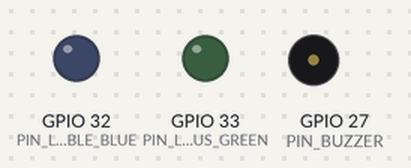
A program run on a simulated ESP32. Shown: output pins drawn as LEDs (lit = HIGH), buzzer (waves = sounding, pin HIGH). What the program prints to the serial monitor is not drawn.

Above: at 2.0 s.
At 6.57 s:
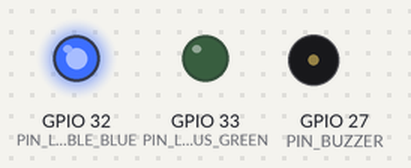
Timing chart, 0 to 7.4 s (numbered marks = the images above):
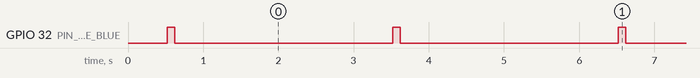

Measured:
- by itself, GPIO 32 (PIN_LED_BLE_BLUE): alternates HIGH for 0.10 s and LOW for 2.9 s

The program:

main.cpp
```cpp
#include <Arduino.h>
#include "pin_config.h"
#include "protocol_v1.h"

/**
 * =====================================================================
 * Smart Rider HMI - ESP32 Handlebar Remote Firmware (M1 Scaffold)
 * =====================================================================
 * This file establishes the entry point, pin configuration, and hardware
 * self-test diagnostics for the physical remote. Full BLE GATT server
 * and debounced state machine logic are scheduled for M2.
 */

void setupPins() {
    // Configure all 7 button inputs with internal pull-ups
    pinMode(PIN_BTN_ANSWER_CALL, INPUT_PULLUP);
    pinMode(PIN_BTN_REJECT_END_CALL, INPUT_PULLUP);
    pinMode(PIN_BTN_PLAY_PAUSE, INPUT_PULLUP);
    pinMode(PIN_BTN_NEXT_TRACK, INPUT_PULLUP);
    pinMode(PIN_BTN_PREV_TRACK, INPUT_PULLUP);
    pinMode(PIN_BTN_QUICK_NAV, INPUT_PULLUP);
    pinMode(PIN_BTN_VOICE_ASSISTANT, INPUT_PULLUP);

    // Configure status LEDs and buzzer
    pinMode(PIN_LED_BLE_BLUE, OUTPUT);
    pinMode(PIN_LED_STATUS_GREEN, OUTPUT);
    pinMode(PIN_BUZZER, OUTPUT);

    digitalWrite(PIN_LED_BLE_BLUE, LOW);
    digitalWrite(PIN_LED_STATUS_GREEN, LOW);
    digitalWrite(PIN_BUZZER, LOW);
}

void setup() {
    Serial.begin(115200);
    delay(500);

    Serial.println("==========================================");
    Serial.println("  Smart Rider HMI - ESP32 Remote (M1)");
    Serial.println("  Firmware Version: 1.0.0-M1");
    Serial.println("==========================================");

    setupPins();
    Serial.println("[HW] GPIO pins initialized with INPUT_PULLUP.");
    Serial.println("[HW] Status LEDs and Buzzer configured.");
    Serial.println("[INFO] Ready for M2: Debounced state machine & BLE server.");
}

void loop() {
    // Scaffold heartbeat blink while awaiting M2 implementation
    digitalWrite(PIN_LED_BLE_BLUE, HIGH);
    delay(100);
    digitalWrite(PIN_LED_BLE_BLUE, LOW);
    delay(2900);
}
```

protocol_v1.h
```cpp
#ifndef PROTOCOL_V1_H
#define PROTOCOL_V1_H

#include <stdint.h>
#include <stdbool.h>
#include <stddef.h>

/**
 * =====================================================================
 * Smart Rider HMI - Binary BLE Protocol V1 Specification Header
 * =====================================================================
 */

#define PROTOCOL_MAGIC_BYTE      0xA5
#define PROTOCOL_VERSION_1       0x01
#define PROTOCOL_MAX_PAYLOAD_LEN 14
#define PROTOCOL_HEADER_LEN      5
#define PROTOCOL_CHECKSUM_LEN    1
#define PROTOCOL_MAX_PACKET_LEN  (PROTOCOL_HEADER_LEN + PROTOCOL_MAX_PAYLOAD_LEN + PROTOCOL_CHECKSUM_LEN)

// --- GATT UUID Definitions ---
#define SERVICE_UUID_SMART_RIDER "4fafc201-1fb5-459e-8fcc-c5c9c331914b"
#define CHAR_UUID_COMMAND_TX     "beb5483e-36e1-4688-b7f5-ea07361b26a8"
#define CHAR_UUID_CONTROL_RX     "d9c05e32-8404-44df-90a4-3e9a01f4c78a"
#define CHAR_UUID_DEVICE_INFO    "e8a2a510-7521-4f76-a0bf-0e86b241416e"

// --- Protocol Opcodes: Remote -> Android (TX) ---
#define OPCODE_CMD_ANSWER_CALL       0x01
#define OPCODE_CMD_REJECT_END_CALL   0x02
#define OPCODE_CMD_PLAY_PAUSE        0x03
#define OPCODE_CMD_NEXT_TRACK        0x04
#define OPCODE_CMD_PREV_TRACK        0x05
#define OPCODE_CMD_OPEN_SAVED_NAV    0x06
#define OPCODE_CMD_ACTIVATE_VOICE    0x07
#define OPCODE_CMD_HEARTBEAT         0x10

// --- Protocol Opcodes: Android -> Remote (RX) ---
#define OPCODE_CMD_ACK               0x80
#define OPCODE_CMD_NACK              0x81
#define OPCODE_CMD_PHONE_STATE_SYNC  0x82
#define OPCODE_CMD_BUZZER_ALERT      0x83

// --- Status Codes for ACK/NACK ---
#define STATUS_OK                    0x00
#define STATUS_ERR_UNKNOWN_OPCODE    0x01
#define STATUS_ERR_CRC_MISMATCH      0x02
#define STATUS_ERR_DUPLICATE_IGNORED 0x03
#define STATUS_ERR_ACTION_FAILED     0x04

// --- Structured Packet Representation ---
typedef struct {
    uint8_t magic;
    uint8_t version;
    uint8_t seq_num;
    uint8_t opcode;
    uint8_t payload_len;
    uint8_t payload[PROTOCOL_MAX_PAYLOAD_LEN];
    uint8_t crc8;
} __attribute__((packed)) protocol_packet_t;

/**
 * Computes CRC-8-CCITT checksum over the given data buffer.
 * Polynomial: 0x07 (x^8 + x^2 + x^1 + 1), Init: 0x00
 */
static inline uint8_t protocol_crc8(const uint8_t *data, size_t length) {
    uint8_t crc = 0x00;
    for (size_t i = 0; i < length; i++) {
        crc ^= data[i];
        for (uint8_t bit = 0; bit < 8; bit++) {
            if (crc & 0x80) {
                crc = (uint8_t)((crc << 1) ^ 0x07);
            } else {
                crc = (uint8_t)(crc << 1);
            }
        }
    }
    return crc;
}

/**
 * Serializes a packet into a byte buffer for BLE transmission.
 * Returns total serialized bytes written, or 0 on error.
 */
static inline size_t protocol_serialize(const protocol_packet_t *pkt, uint8_t *out_buffer, size_t max_out_len) {
    if (!pkt || !out_buffer || pkt->payload_len > PROTOCOL_MAX_PAYLOAD_LEN) {
        return 0;
    }
    size_t total_len = PROTOCOL_HEADER_LEN + pkt->payload_len + PROTOCOL_CHECKSUM_LEN;
    if (max_out_len < total_len) {
        return 0;
    }

    out_buffer[0] = PROTOCOL_MAGIC_BYTE;
    out_buffer[1] = PROTOCOL_VERSION_1;
    out_buffer[2] = pkt->seq_num;
    out_buffer[3] = pkt->opcode;
    out_buffer[4] = pkt->payload_len;

    for (uint8_t i = 0; i < pkt->payload_len; i++) {
        out_buffer[PROTOCOL_HEADER_LEN + i] = pkt->payload[i];
    }

    uint8_t computed_crc = protocol_crc8(out_buffer, PROTOCOL_HEADER_LEN + pkt->payload_len);
    out_buffer[PROTOCOL_HEADER_LEN + pkt->payload_len] = computed_crc;

    return total_len;
}

/**
 * Deserializes an incoming byte buffer into a packet struct.
 * Returns true if valid header, length, and CRC-8 match.
 */
static inline bool protocol_deserialize(const uint8_t *buffer, size_t length, protocol_packet_t *out_pkt) {
    if (!buffer || !out_pkt || length < (PROTOCOL_HEADER_LEN + PROTOCOL_CHECKSUM_LEN)) {
        return false;
    }
    if (buffer[0] != PROTOCOL_MAGIC_BYTE || buffer[1] != PROTOCOL_VERSION_1) {
        return false;
    }

    uint8_t payload_len = buffer[4];
    if (payload_len > PROTOCOL_MAX_PAYLOAD_LEN) {
        return false;
    }

    size_t expected_total_len = PROTOCOL_HEADER_LEN + payload_len + PROTOCOL_CHECKSUM_LEN;
    if (length != expected_total_len) {
        return false;
    }

    uint8_t expected_crc = buffer[PROTOCOL_HEADER_LEN + payload_len];
    uint8_t computed_crc = protocol_crc8(buffer, PROTOCOL_HEADER_LEN + payload_len);
    if (expected_crc != computed_crc) {
        return false;
    }

    out_pkt->magic = buffer[0];
    out_pkt->version = buffer[1];
    out_pkt->seq_num = buffer[2];
    out_pkt->opcode = buffer[3];
    out_pkt->payload_len = payload_len;
    for (uint8_t i = 0; i < payload_len; i++) {
        out_pkt->payload[i] = buffer[PROTOCOL_HEADER_LEN + i];
    }
    out_pkt->crc8 = expected_crc;

    return true;
}

#endif // PROTOCOL_V1_H
```

pin_config.h
```cpp
#ifndef PIN_CONFIG_H
#define PIN_CONFIG_H

#include <stdint.h>

/**
 * =====================================================================
 * Smart Rider HMI - ESP32 Hardware Pin Configuration
 * Target Board: ESP32-WROOM-32
 * =====================================================================
 * All buttons are configured as active-low inputs with internal pull-ups
 * (INPUT_PULLUP). Pressing a button pulls the respective GPIO to GND.
 */

// --- 7 V1 Physical Pushbuttons ---
#define PIN_BTN_ANSWER_CALL      18   // Button 1: Short press answers call
#define PIN_BTN_REJECT_END_CALL  19   // Button 2: Short press rejects/ends call
#define PIN_BTN_PLAY_PAUSE       21   // Button 3: Short press toggles media
#define PIN_BTN_NEXT_TRACK       22   // Button 4: Short press skips to next track
#define PIN_BTN_PREV_TRACK       23   // Button 5: Short press skips to previous track
#define PIN_BTN_QUICK_NAV        25   // Button 6: Short press launches saved nav
#define PIN_BTN_VOICE_ASSISTANT  26   // Button 7: Long press (~1.2s) activates voice

// --- Feedback Outputs ---
#define PIN_BUZZER               27   // Active Piezo Buzzer (PWM / tone)
#define PIN_LED_BLE_BLUE         32   // Blue LED: BLE Connection Status
#define PIN_LED_STATUS_GREEN     33   // Green LED: Action / Feedback Indicator

// --- Battery Telemetry (Optional ADC) ---
#define PIN_BATTERY_ADC          35   // Input-only ADC1 pin for 1S LiPo voltage divider

// --- Timing Thresholds (Milliseconds) ---
#define DEBOUNCE_TIME_MS         40   // Software debounce filter
#define LONG_PRESS_THRESHOLD_MS  1200 // Long press trigger for BTN_VOICE_ASSISTANT
#define MULTI_PRESS_LOCKOUT_MS   200  // Multi-key lockout threshold

#endif // PIN_CONFIG_H
```
